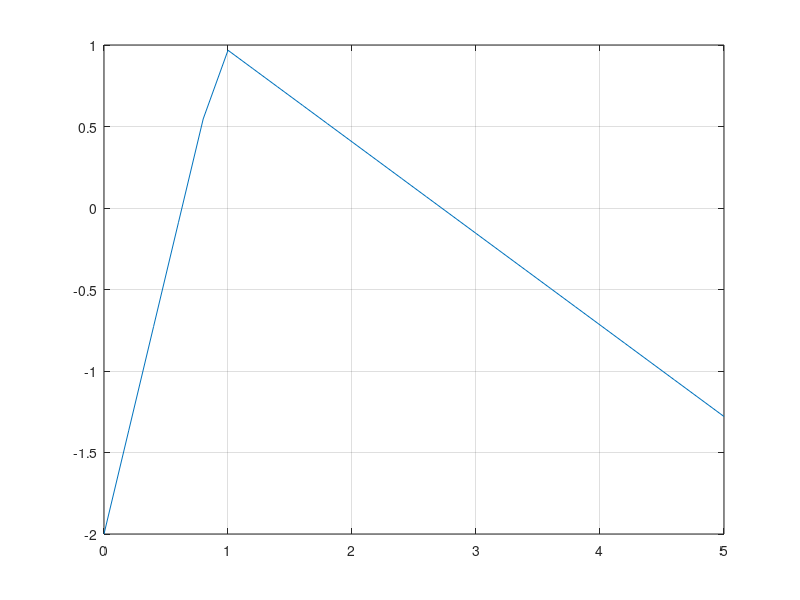

This chart was generated by the following MATLAB code:
t1=0:0.002:5;
y1=1.5*sawtooth(t1,0.15)-0.5;    %se realizeaza functia pentru semnalul triunghiular cu latimea de 0.15
plot (t1,y1), grid on   %se reprezinta functia y1 in functie de t1 cu rezolutia teporala de 2ms

t2=0:0.02:5;
y2=1.5*sawtooth(t2,0.15)-0.5;    %se realizeaza functia pentru semnalul triunghiular cu latimea de 0.15 si se seteaza nivelul de minim -2 si maxim 1
plot (t2,y2), grid on   %se reprezinta functia y2 in functie de t2 cu rezolutia teporala de 20ms


t3=0:0.2:5;
y3=1.5*sawtooth(t3,0.15)-0.5;    %se realizeaza functia pentru semnalul triunghiular cu latimea de 0.15 si se seteaza nivelul de minim -2 si maxim 1
plot (t3,y3), grid on   %se reprezinta functia y3 in functie de t3 cu rezolutia teporala de 200ms


